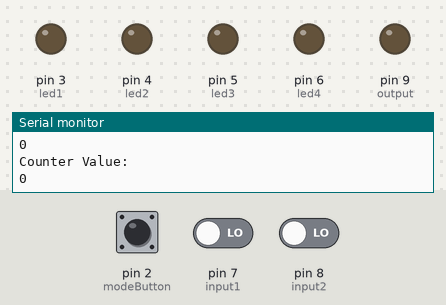
Simulated run of this sketch. Board: Arduino Uno, built with avr-gcc and run on an emulated ATmega328P. Parts: output pins drawn as LEDs (lit = HIGH), the last lines printed to the serial monitor. Inputs (shaded band) come from the test bench; at power-on: pin 2 (modeButton) LOW, pin 7 (input1) LOW, pin 8 (input2) LOW.

Above: at 1.2 s.
1.3 s: pin 2 (modeButton) pulled HIGH for 0.15 s
At 2.4 s:
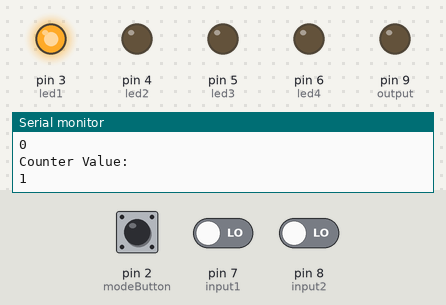
3.0 s: pin 2 (modeButton) pulled HIGH for 1 s
At 4.9 s:
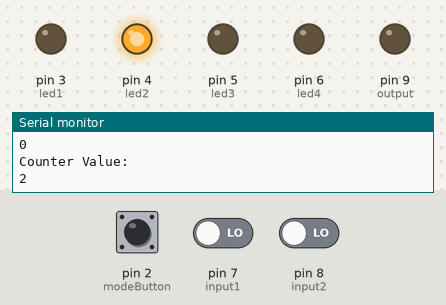
5.6 s: pin 7 (input1) driven HIGH
At 6.4 s:
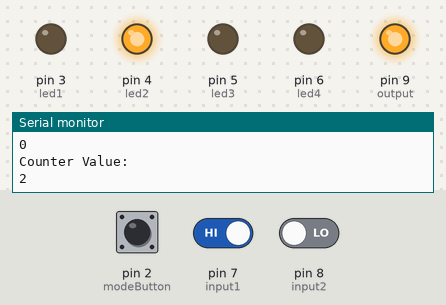
7.1 s: pin 2 (modeButton) pulled HIGH for 0.15 s
At 8.1 s:
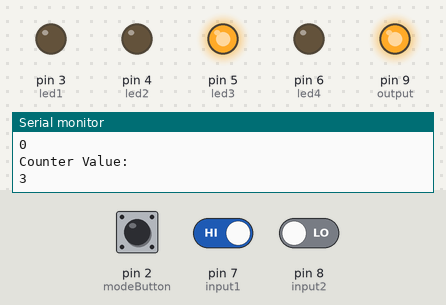
8.8 s: pin 8 (input2) driven HIGH
At 9.6 s:
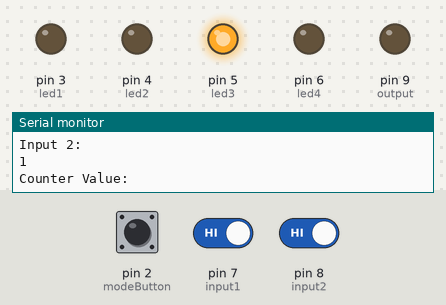
10.3 s: pin 2 (modeButton) pulled HIGH for 3.2 s
At 11.7 s:
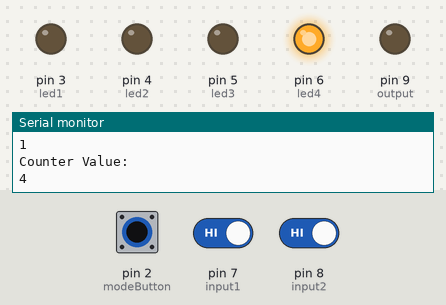
Timing chart, 0 to 15.1 s (numbered marks = the images above; inputs shaded):
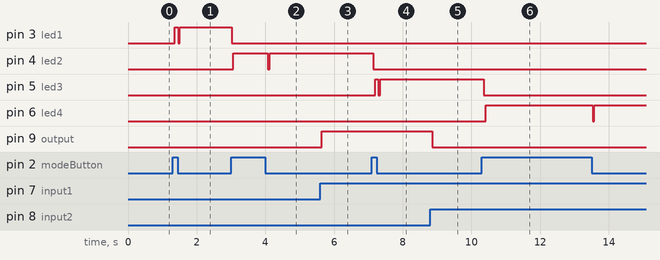

The sketch:

gates.ino
```cpp
#define modeButton 2
#define led1 3
#define led2 4
#define led3 5
#define led4 6

#define input1 7
#define input2 8
#define output 9


int buttonState = 0;
int lastButtonState = 0;     // previous state of the button
int counter = 0;

int outputState = 0;


void setup() {
  // put your setup code here, to run once:

  pinMode(modeButton,INPUT);
  pinMode(input1, INPUT);
  pinMode(input2, INPUT);

  pinMode(led1,OUTPUT);
  pinMode(led2,OUTPUT);
  pinMode(led3,OUTPUT);
  pinMode(led4,OUTPUT);

  pinMode(output, OUTPUT);

  Serial.begin(9600);

}

void loop() {

  //Reset Values at start
  digitalWrite(led1, LOW);
  digitalWrite(led2, LOW);
  digitalWrite(led3, LOW);
  digitalWrite(led4, LOW);


  Serial.println("Input 1: ");
  Serial.println(digitalRead(input1));

  Serial.println("Input 2: ");
  Serial.println(digitalRead(input2));

  buttonState = digitalRead(modeButton);

   // compare the buttonState to its previous state
  if (buttonState != lastButtonState) {
    // if the state has changed, increment the counter
    if (buttonState == HIGH) {
      // if the current state is HIGH then the button went from off to on:
      counter++;
    }

    // Delay a little bit to avoid bouncing
    delay(50);
  }
  // save the current state as the last state, for next time through the loop
  lastButtonState = buttonState;


  Serial.println("Counter Value: ");
  Serial.println(counter);

  switch(counter){
    case 1:
     digitalWrite(led1,HIGH);
     digitalRead(input1) && digitalRead(input2) ? digitalWrite(output,HIGH) : digitalWrite(output,LOW);
      break;
    case 2:
      digitalWrite(led2,HIGH);
      digitalRead(input1) || digitalRead(input2) ? digitalWrite(output,HIGH) : digitalWrite(output,LOW);
      break;
    case 3:
      digitalWrite(led3,HIGH);
      digitalRead(input1) ^ digitalRead(input2) ? digitalWrite(output,HIGH) : digitalWrite(output,LOW);
      break;
    case 4:
      digitalWrite(led4,HIGH);
      ! (digitalRead(input1) && digitalRead(input2)) ? digitalWrite(output,HIGH) : digitalWrite(output,LOW);
      break;
    default:
      counter = 0;
      break;
  }


  delay(100);


}
```

Measured:
- after the input at 1.3 s, pin 3 (led1): LOW → HIGH after 0.06 s, → LOW 0.10 s later, → HIGH 0.05 s later
- after the input at 3.0 s, pin 3 (led1): HIGH → LOW at once; pin 4 (led2): LOW → HIGH after 0.07 s, → LOW 1.0 s later, → HIGH 0.05 s later
- after the input at 5.6 s, pin 9 (output): LOW → HIGH at once
- after the input at 7.1 s, pin 4 (led2): HIGH → LOW at once; pin 5 (led3): LOW → HIGH after 0.09 s, → LOW 0.10 s later, → HIGH 0.05 s later
- after the input at 8.8 s, pin 9 (output): HIGH → LOW after 0.05 s
- after the input at 10.3 s, pin 5 (led3): HIGH → LOW after 0.06 s; pin 6 (led4): LOW → HIGH after 0.11 s, → LOW 3.1 s later, → HIGH 0.05 s later
